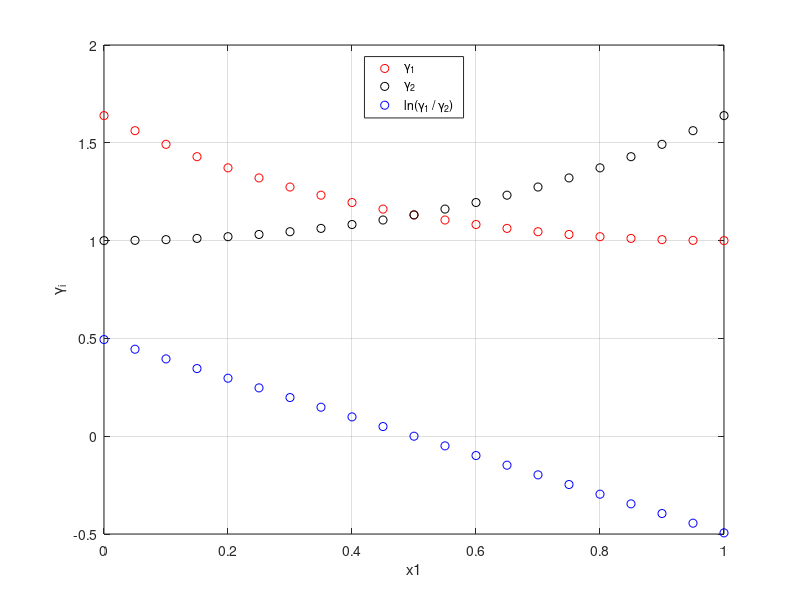

Recreate this plot in MATLAB.
function Proj1A
% Conor Luppnow
% This program:
%   - Determines the paramater A in the two-suffix Margules equation.
%   - Evaluates gamma_1 and gaamma_2 for each x1, and plots this data.
%   - Evalulates and plots ln(gamma_1/gamma_2) vs. x1 for use in the
%     thermodynamic consistency test, as well as the Wisniak test.
%   - Allows for the conclusion that the VLE data satisfies Wisniak’s test
%     criterion for the thermodynamic consistency test.
%   
    clc; clear; close;
    % set up variables and data
    x1 = 0:0.05:1;
    y1 = [0 0.275 0.436 0.543 0.618 0.675 0.720 0.756 0.786 0.811 0.833 0.853 0.871 0.888 0.903 0.918 0.933 0.949 0.964 0.981 1];
    P_exp = [7295 9562 11695 13682 15536 17256 18883 20390 21817 23150 24404 25604 26751 27845 28898 29925 30938 31939 32952 33979 35032];
    T = 313.15;
    R = 8.314;

    %function handle for minimizing P_exp vs P_calc
    fun = @(X) P(x1,X,P_exp);

    % Use fminsearch to obtain A paramater in two-suffix Margules model.
    options = optimset('Display', 'iter', 'MaxFunEvals', 1E10, 'MaxIter', 1E10);
    x0 = rand(1,2);
    [x, f, exitflag] = fminsearch(fun, x0, options);

    if exitflag > 0
        A = x(1);

    end
    fprintf('A = %5.5f and f = %5.5f \n',A,f);

    % calculate gamma_1,gamma_2, and ln(gamma_1/gamma_2)
    for j = 1:numel(x1)
        gamma_1(j) = exp((A/(R*T))*(1-x1(j))^2);
        gamma_2(j) = exp((A/(R*T))*(x1(j))^2);
        ln_gamma_ratio(j) = log(gamma_1(j) / gamma_2(j));
    end

    % Finally plot the data
    plot(x1,gamma_1,'or'); hold on
    plot(x1,gamma_2,'ok');  grid on

    plot(x1,ln_gamma_ratio,'ob');

    xlabel('x1');
    ylabel('\gamma_i');
    legend('\gamma_1','\gamma_2','ln(\gamma_1 / \gamma_2)','Location','North');

    % calculatea area to determine accuracy of VLE data.
    area = trapz(x1,ln_gamma_ratio);

    area_abs = trapz(x1,abs(ln_gamma_ratio));

    fprintf('area = %5.5f\n',area);

    % Evaluate D within the Wisniak test.

    D = 100 * (area/area_abs);

    fprintf('D = %5.5f\n',D);


    end

    % function to calculate A by minimizing the residuals of P_exp and P_calc.
    function sser = P(x1,X,P_exp)
    P1_sat = 35430;
    P2_sat = 7.3837E3;

    T = 313.15;
    R = 8.314;
    A = X(1);
    sser = 0;


    for i = 1:numel(x1)
        P_calc(i) = x1(i)*exp((A/(R*T))*(1-x1(i))^2)*P1_sat + (1-x1(i)) * exp((A/(R*T))*(x1(i))^2) * P2_sat;

        sser = sser + (P_exp(i) - P_calc(i))^2;

    end


end





